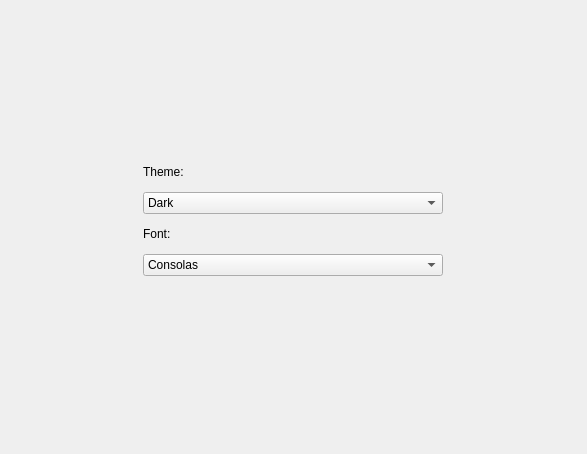
<?xml version="1.0" encoding="UTF-8"?>
<ui version="4.0">
 <class>FormOptionView</class>
 <widget class="QWidget" name="FormOptionView">
  <property name="geometry">
   <rect>
    <x>0</x>
    <y>0</y>
    <width>587</width>
    <height>454</height>
   </rect>
  </property>
  <property name="windowTitle">
   <string>Form</string>
  </property>
  <layout class="QHBoxLayout" name="horizontalLayout">
   <item>
    <widget class="QWidget" name="container" native="true">
     <property name="maximumSize">
      <size>
       <width>300</width>
       <height>150</height>
      </size>
     </property>
     <layout class="QVBoxLayout" name="verticalLayout">
      <property name="spacing">
       <number>0</number>
      </property>
      <property name="leftMargin">
       <number>0</number>
      </property>
      <property name="topMargin">
       <number>0</number>
      </property>
      <property name="rightMargin">
       <number>0</number>
      </property>
      <item>
       <widget class="QLabel" name="labelTheme">
        <property name="sizePolicy">
         <sizepolicy hsizetype="Preferred" vsizetype="Fixed">
          <horstretch>0</horstretch>
          <verstretch>0</verstretch>
         </sizepolicy>
        </property>
        <property name="maximumSize">
         <size>
          <width>70</width>
          <height>16777215</height>
         </size>
        </property>
        <property name="text">
         <string>Theme:</string>
        </property>
       </widget>
      </item>
      <item>
       <widget class="QComboBox" name="comboBoxTheme">
        <item>
         <property name="text">
          <string>Dark</string>
         </property>
        </item>
        <item>
         <property name="text">
          <string>Light</string>
         </property>
        </item>
        <item>
         <property name="text">
          <string>Soft</string>
         </property>
        </item>
       </widget>
      </item>
      <item>
       <widget class="QLabel" name="labelFont">
        <property name="sizePolicy">
         <sizepolicy hsizetype="Preferred" vsizetype="Fixed">
          <horstretch>0</horstretch>
          <verstretch>0</verstretch>
         </sizepolicy>
        </property>
        <property name="maximumSize">
         <size>
          <width>70</width>
          <height>16777215</height>
         </size>
        </property>
        <property name="text">
         <string>Font:</string>
        </property>
       </widget>
      </item>
      <item>
       <widget class="QComboBox" name="comboBoxFont">
        <item>
         <property name="text">
          <string>Consolas</string>
         </property>
        </item>
        <item>
         <property name="text">
          <string>Cascadia Code</string>
         </property>
        </item>
        <item>
         <property name="text">
          <string>Calibri</string>
         </property>
        </item>
        <item>
         <property name="text">
          <string>Corbel</string>
         </property>
        </item>
        <item>
         <property name="text">
          <string>Segoe UI Variable</string>
         </property>
        </item>
       </widget>
      </item>
     </layout>
    </widget>
   </item>
  </layout>
 </widget>
 <resources/>
 <connections/>
</ui>
